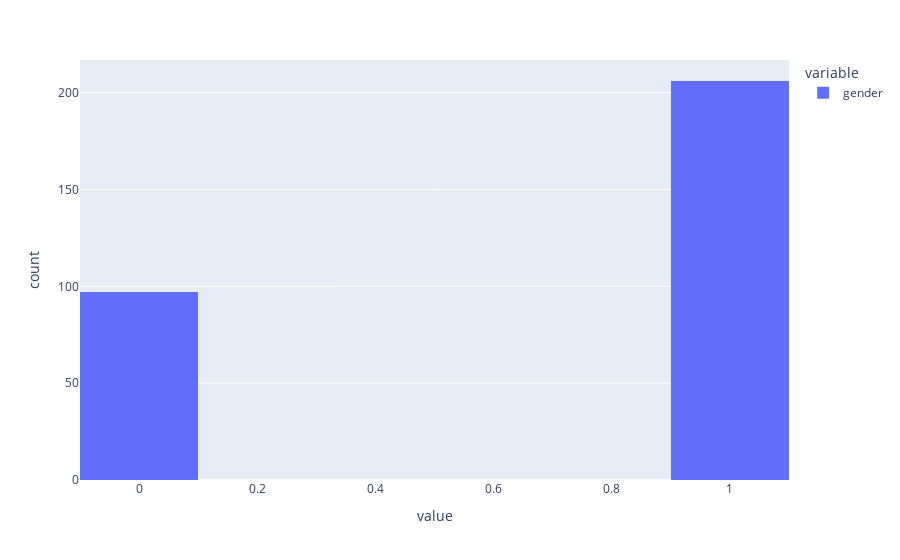

Notebook source saved alongside this figure:
### Code cell
px.histogram(df['gender'],nbins=10)

### Figure 1 — Plotly figure (JSON) as saved in the notebook; plotly's stock layout.template omitted (floating-point values rounded to 4 significant figures; data arrays with more than 128 entries replaced by an {"elided": "..."} marker saying what was removed)
{"data": [{"alignmentgroup": "True", "bingroup": "x", "hovertemplate": "variable=gender<br>value=%{x}<br>count=%{y}<extra></extra>", "legendgroup": "gender", "marker": {"color": "#636efa", "pattern": {"shape": ""}}, "name": "gender", "nbinsx": 10, "offsetgroup": "gender", "orientation": "v", "showlegend": true, "type": "histogram", "x": {"elided": "303 int values"}, "xaxis": "x", "yaxis": "y"}], "layout": {"barmode": "relative", "legend": {"title": {"text": "variable"}, "tracegroupgap": 0}, "margin": {"t": 60}, "xaxis": {"anchor": "y", "domain": [0, 1], "title": {"text": "value"}}, "yaxis": {"anchor": "x", "domain": [0, 1], "title": {"text": "count"}}}}
